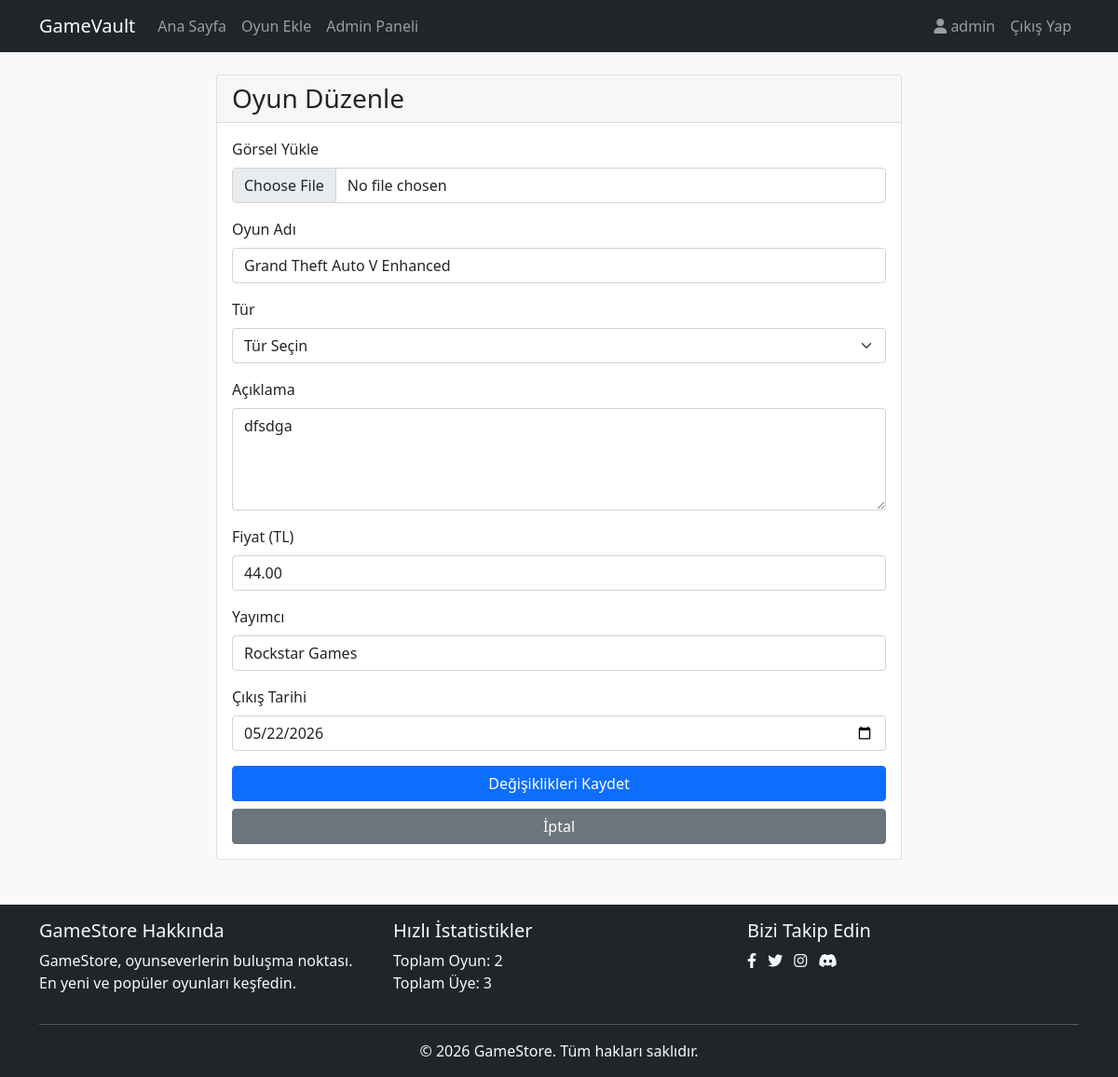
Screenshot of /edit_game.php?id=8 (signed in) with the database file from the repository.
### tables this page shows
CREATE TABLE `games` (
  `id` int(11) NOT NULL,
  `name` varchar(150) NOT NULL,
  `genre` varchar(50) DEFAULT NULL,
  `description` text DEFAULT NULL,
  `price` decimal(10,2) DEFAULT NULL,
  `publisher` varchar(100) DEFAULT NULL,
  `release_date` date DEFAULT NULL,
  `image_url` varchar(255) DEFAULT NULL,
  `added_by` int(11) DEFAULT NULL,
  `status` enum('pending','approved') DEFAULT 'pending',
  `user_id` int(11) DEFAULT NULL
);

### edit_game.php (the view, shortened to what this page needs)
<?php
$db = Database::getInstance()->getConnection();
$game = null;
$game_id = (int)$_GET['id'];
try {
    $stmt = $db->prepare("SELECT * FROM games WHERE id = ?");
    $stmt->execute([$game_id]);
    $game = $stmt->fetch(PDO::FETCH_ASSOC);
} catch(PDOException $e) {
    $error = 'Oyun bilgileri yüklenirken bir hata oluştu.';
}
?>
<!DOCTYPE html>
<html lang="tr">
<head>
    <link href="https://cdn.jsdelivr.net/npm/bootstrap@5.1.3/dist/css/bootstrap.min.css" rel="stylesheet">
    <link href="https://cdnjs.cloudflare.com/ajax/libs/font-awesome/6.0.0/css/all.min.css" rel="stylesheet">
</head>
<body class="bg-light">
    <nav class="navbar navbar-expand-lg navbar-dark bg-dark">
        <div class="container">
            <a class="navbar-brand" href="index.php">GameVault</a>
            <div class="collapse navbar-collapse" id="navbarNav">
                <ul class="navbar-nav me-auto">
                    <li class="nav-item">
                        <a class="nav-link" href="index.php">Ana Sayfa</a>
                    </li>
                    <li class="nav-item">
                        <a class="nav-link" href="add_game.php">Oyun Ekle</a>
                    </li>
                    <li class="nav-item">
                        <a class="nav-link" href="admin_panel.php">Admin Paneli</a>
                    </li>
                </ul>
                <ul class="navbar-nav">
                    <li class="nav-item">
                        <a class="nav-link" href="profile.php">
                            <i class="fas fa-user"></i> <?php echo htmlspecialchars($_SESSION['username']); ?>
                        </a>
                    </li>
                    <li class="nav-item">
                        <a class="nav-link" href="logout.php">Çıkış Yap</a>
                    </li>
                </ul>
            </div>
        </div>
    </nav>
    <div class="container mt-4">
        <div class="row justify-content-center">
            <div class="col-md-8">
                <div class="card">
                    <div class="card-header">
                        <h3 class="mb-0">Oyun Düzenle</h3>
                    </div>
                    <div class="card-body">
                        <?php if ($game): ?>
                        <form method="POST" action="" enctype="multipart/form-data">
                            <div class="mb-3">
                                <label for="image" class="form-label">Görsel Yükle</label>
                                <input type="file" class="form-control" id="image" name="image" accept="image/*" required>
                            </div>
                            <div class="mb-3">
                                <label for="name" class="form-label">Oyun Adı</label>
                                <input type="text" class="form-control" id="name" name="name"
                                       value="<?php echo htmlspecialchars($game['name']); ?>" required>
                            </div>
                            <div class="mb-3">
                                <label for="genre" class="form-label">Tür</label>
                                <select class="form-select" id="genre" name="genre" required>
                                    <option value="">Tür Seçin</option>
                                </select>
                            </div>
                            <div class="mb-3">
                                <label for="description" class="form-label">Açıklama</label>
                                <textarea class="form-control" id="description" name="description" rows="4" required><?php echo htmlspecialchars($game['description']); ?></textarea>
                            </div>
                            <div class="mb-3">
                                <label for="price" class="form-label">Fiyat (TL)</label>
                                <input type="number" class="form-control" id="price" name="price" step="0.01" min="0"
                                       value="<?php echo htmlspecialchars($game['price']); ?>" required>
                            </div>
                            <div class="mb-3">
                                <label for="publisher" class="form-label">Yayımcı</label>
                                <input type="text" class="form-control" id="publisher" name="publisher"
                                       value="<?php echo htmlspecialchars($game['publisher']); ?>" required>
                            </div>
                            <div class="mb-3">
                                <label for="release_date" class="form-label">Çıkış Tarihi</label>
                                <input type="date" class="form-control" id="release_date" name="release_date"
                                       value="<?php echo htmlspecialchars($game['release_date']); ?>">
                            </div>
                            <div class="d-grid gap-2">
                                <button type="submit" class="btn btn-primary">Değişiklikleri Kaydet</button>
                                <a href="index.php" class="btn btn-secondary">İptal</a>
                            </div>
                        </form>
                        <?php endif; ?>
                    </div>
                </div>
            </div>
        </div>
    </div>
    <?php include 'includes/footer.php'; ?>
</body>
</html>

### rows the page displays
games: name "Grand Theft Auto V Enhanced", description "dfsdga", price "44.00", publisher "Rockstar Games", release_date "05/22/2026"

### other values shown
$_SESSION['username'] "admin"
$total_games "2"
$total_users "3"
